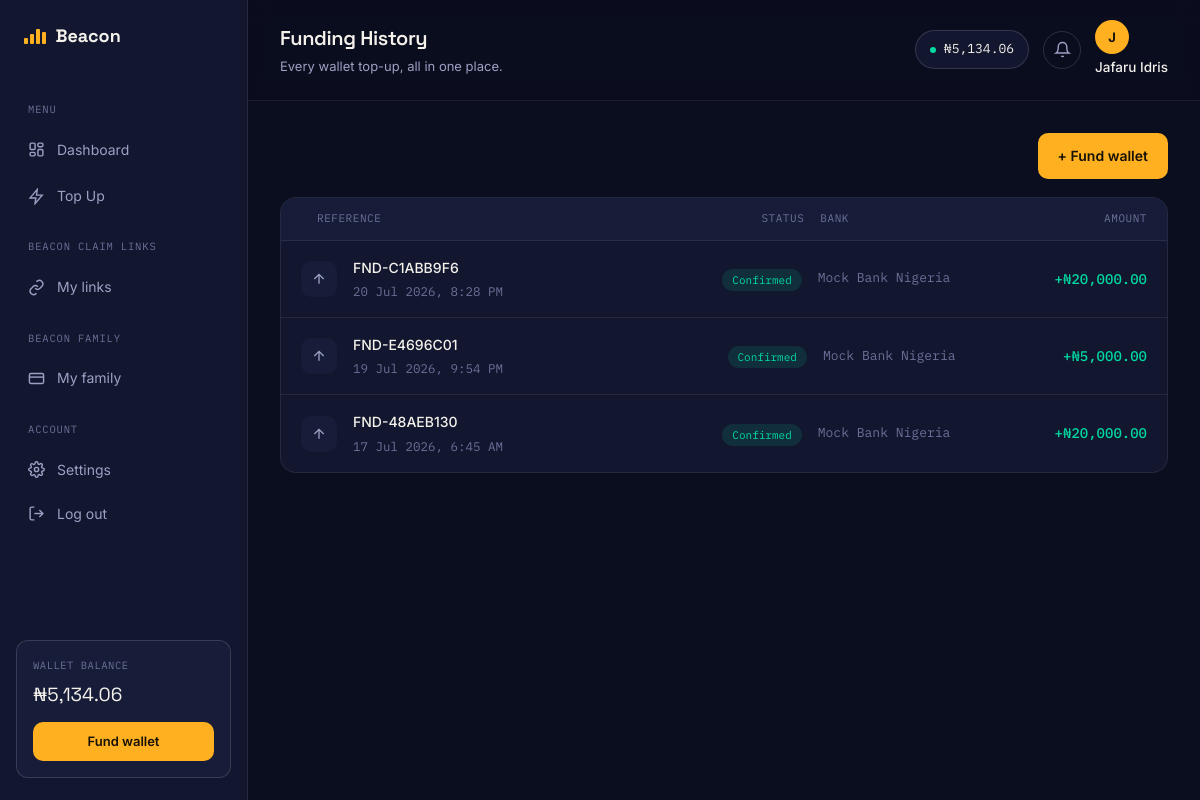
Page /wallet/history/ (signed in) on the earlier database version.
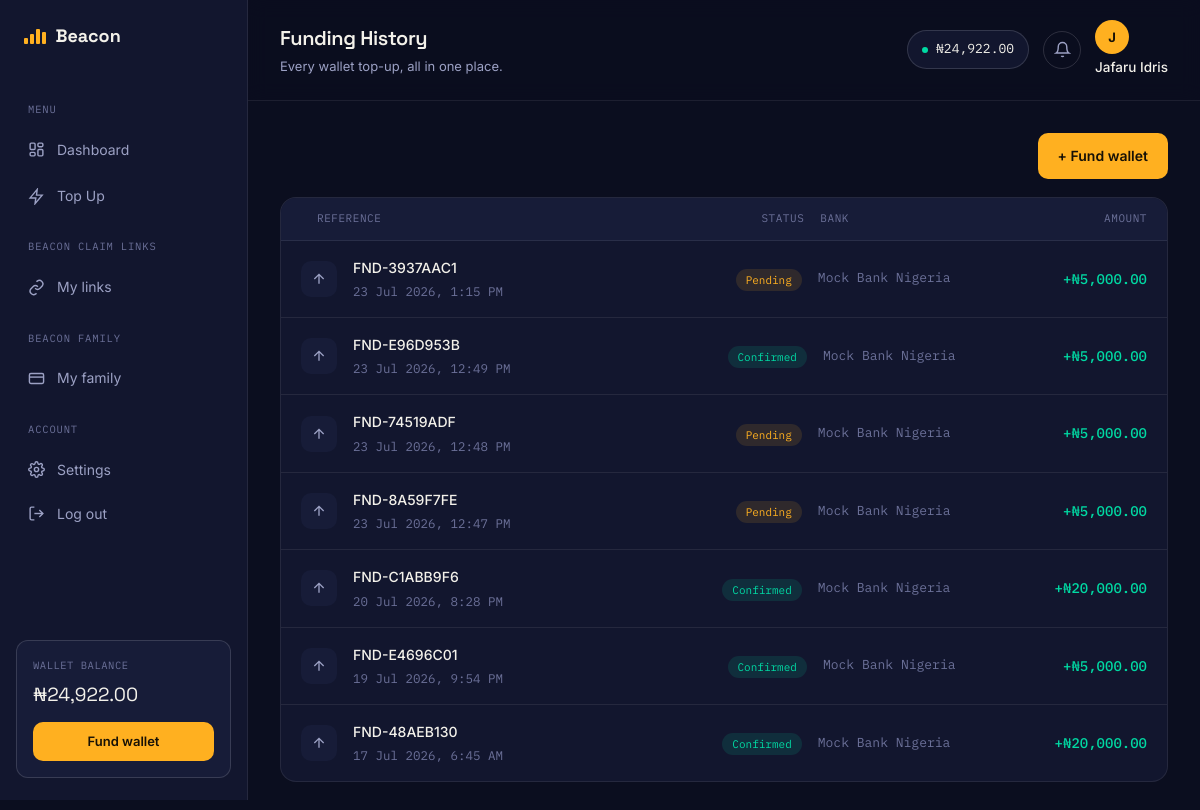
Same page on the later database version.
### authentication/models.py (models this page shows, shortened)
class User(AbstractUser):
    email = models.EmailField(unique=True)
    phone_number = models.CharField(max_length=20, blank=True)
    is_email_verified = models.BooleanField(default=False)
    email_verification_token = models.CharField(max_length=100, blank=True, null=True)
    password_reset_token = models.CharField(max_length=100, blank=True, null=True)
    password_reset_expires = models.DateTimeField(blank=True, null=True)
    referral_code = models.CharField(max_length=20, unique=True, blank=True, null=True)
    referred_by = models.ForeignKey('self', on_delete=models.SET_NULL, blank=True, null=True, related_name='referrals')
    date_joined = models.DateTimeField(auto_now_add=True)
    last_login_ip = models.GenericIPAddressField(blank=True, null=True)
    transaction_pin_hash = models.CharField(
        max_length=128,
        blank=True,
        null=True,
        help_text="Hashed transaction PIN"
    )
    USERNAME_FIELD = 'email'
    REQUIRED_FIELDS = ['username']
    class Meta:
        ordering = ['-date_joined']
    def get_full_name(self):
        if self.first_name or self.last_name:
            return f"{self.first_name} {self.last_name}".strip()
        return self.username

### wallet/models.py (models this page shows, shortened)
class Wallet(models.Model):
    user = models.OneToOneField(User, on_delete=models.CASCADE, related_name='wallet')
    balance = models.DecimalField(max_digits=12, decimal_places=2, default=0.00)
    total_funded = models.DecimalField(max_digits=12, decimal_places=2, default=0.00)
    total_spent = models.DecimalField(max_digits=12, decimal_places=2, default=0.00)
    is_active = models.BooleanField(default=True)
    created_at = models.DateTimeField(auto_now_add=True)
    updated_at = models.DateTimeField(auto_now=True)
    class Meta:
        verbose_name = 'Wallet'
        verbose_name_plural = 'Wallets'

class FundingRequest(models.Model):
    STATUS_CHOICES = [
        ('pending', 'Pending'),
        ('confirmed', 'Confirmed'),
        ('rejected', 'Rejected'),
        ('cancelled', 'Cancelled'),
    ]
    request_id = models.CharField(max_length=20, unique=True, editable=False)
    user = models.ForeignKey(User, on_delete=models.CASCADE, related_name='funding_requests')
    amount = models.DecimalField(max_digits=10, decimal_places=2)
    bank_name = models.CharField(max_length=100)
    account_name = models.CharField(max_length=200)
    account_number = models.CharField(max_length=20)
    reference_number = models.CharField(max_length=50, unique=True)
    status = models.CharField(max_length=20, choices=STATUS_CHOICES, default='pending')
    notes = models.TextField(blank=True)
    processed_at = models.DateTimeField(blank=True, null=True)
    created_at = models.DateTimeField(auto_now_add=True)
    class Meta:
        ordering = ['-created_at']

### wallet/views.py (the view)
# urls.py: path('history/', views.funding_history_view, name='funding_history'),
@login_required
def funding_history_view(request):
    fundings = FundingRequest.objects.filter(user=request.user)
    return render(request, 'wallet/funding_history.html', {'fundings': fundings})

### core/context_processors.py (called while the page is built)
def site_settings(request):
    return {
        'site_settings': SiteSettings.load(),
        'theme': request.session.get('theme', 'light'),
    }

def notifications_count(request):
    count = 0
    if request.user.is_authenticated:
        count = Notification.objects.filter(user=request.user, is_read=False).count()
    return {'unread_notifications': count}

### core/models.py (called while the page is built)
    @classmethod
    def load(cls):
        obj, created = cls.objects.get_or_create(pk=1)
        return obj

### templates/wallet/funding_history.html (shortened to what this page needs)
{% extends "base.html" %}
{% load static %}
{% load humanize %}
{% block page_title %}Funding History{% endblock %}
{% block page_subtitle %}<p>Every wallet top-up, all in one place.</p>{% endblock %}
{% block extra_head %}
<link rel="stylesheet" href="{% static 'css/transactions.css' %}">
{% endblock %}
{% block content %}
<div class="tx-toolbar">
  <a href="{% url 'wallet:fund' %}" class="btn btn-primary">+ Fund wallet</a>
</div>
<div class="tx-table full">
  <div class="tx-row head">
    <div>Reference</div>
    <div class="col-status">Status</div>
    <div>Bank</div>
    <div>Amount</div>
  </div>
  {% for fund in fundings %}
  <div class="tx-row">
    <div class="tx-icon">
      <svg viewBox="0 0 24 24" fill="none" stroke="currentColor" stroke-width="2"><path d="M12 19V5M5 12l7-7 7 7"/></svg>
    </div>
    <div class="tx-desc">
      <div class="t1">{{ fund.request_id }}</div>
      <div class="t2">{{ fund.created_at|date:"d M Y, g:i A" }}</div>
    </div>
    <div class="col-status">
      <span class="badge badge-{% if fund.status == 'confirmed' %}success{% elif fund.status == 'pending' %}pending{% else %}failed{% endif %}">
        {{ fund.get_status_display }}
      </span>
    </div>
    <div class="tx-balance">{{ fund.bank_name }}</div>
    <div class="tx-amount pos">+₦{{ fund.amount|intcomma }}</div>
  </div>
  {% endfor %}
</div>
{% endblock %}

### templates/base.html (shortened to what this page needs)
{% load static %}
{% load humanize %}
<!DOCTYPE html>
<html lang="en">
<head>
<link rel="stylesheet" href="{% static 'css/style.css' %}">
<link rel="stylesheet" href="{% static 'css/native.css' %}">
{% block extra_head %}{% endblock %}
</head>
<body{% block body_attrs %}{% endblock %}>
<div class="app-shell">
  <aside class="sidebar" id="sidebar">
    <div class="sidebar-top-row">
      <a href="{% url 'dashboard:index' %}" class="logo">
        <span class="bars"><span></span><span></span><span></span><span></span></span>
        Beacon
      </a>
    </div>
    <nav class="side-nav">
      <div class="nav-label">Menu</div>
      <a href="{% url 'dashboard:index' %}" class="nav-link {% if active_nav == 'dashboard' %}active{% endif %}">
        <svg viewBox="0 0 24 24" fill="none" stroke="currentColor" stroke-width="2"><rect x="3" y="3" width="7" height="9" rx="1.5"/><rect x="14" y="3" width="7" height="5" rx="1.5"/><rect x="14" y="12" width="7" height="9" rx="1.5"/><rect x="3" y="16" width="7" height="5" rx="1.5"/></svg>
        Dashboard
      </a>
      <a href="{% url 'services:list' %}" class="nav-link {% if active_nav == 'buy' %}active{% endif %}">
        <svg viewBox="0 0 24 24" fill="none" stroke="currentColor" stroke-width="2"><path d="M13 2L3 14h8l-1 8 10-12h-8l1-8z"/></svg>
        Top Up
      </a>
      <div class="nav-label">Beacon Claim Links</div>
      <a href="{% url 'links:my_links' %}" class="nav-link {% if active_nav == 'claims' %}active{% endif %}">
        <svg viewBox="0 0 24 24" fill="none" stroke="currentColor" stroke-width="2"><path d="M10 13a5 5 0 007 0l3-3a5 5 0 00-7-7l-1 1"/><path d="M14 11a5 5 0 00-7 0l-3 3a5 5 0 007 7l1-1"/></svg>
        My links
      </a>
      <div class="nav-label">Beacon Family</div>
      <a href="{% url 'beacon_family:list' %}" class="nav-link {% if active_nav == 'wallet' %}active{% endif %}">
        <svg viewBox="0 0 24 24" fill="none" stroke="currentColor" stroke-width="2"><rect x="2" y="5" width="20" height="14" rx="2"/><path d="M2 10h20"/></svg>
        My family
      </a>
      <div class="nav-label">Account</div>
      <a href="{% url 'accounts:settings' %}" class="nav-link {% if active_nav == 'settings' %}active{% endif %}">
        Settings
      </a>
      <form method="post" action="{% url 'accounts:logout' %}" class="logout-form">
        <button type="submit" class="nav-link nav-link-btn">
          <svg viewBox="0 0 24 24" fill="none" stroke="currentColor" stroke-width="2"><path d="M9 21H5a2 2 0 01-2-2V5a2 2 0 012-2h4"/><path d="M16 17l5-5-5-5"/><path d="M21 12H9"/></svg>
          Log out
        </button>
      </form>
    </nav>
    <div class="sidebar-wallet">
      <div class="label">Wallet balance</div>
      <div class="amount">₦{{ user.wallet.balance|intcomma }}</div>
      <a href="{% url 'wallet:fund' %}" class="btn btn-primary btn-sm">Fund wallet</a>
    </div>
  </aside>
  <div class="app-main">
    <header class="app-topbar">
      <div class="topbar-title">
        <h1>{% block page_title %}Dashboard{% endblock %}</h1>
        {% block page_subtitle %}{% endblock %}
      </div>
      <div class="topbar-actions">
        <div class="wallet-chip">
          <span class="dot"></span> ₦{{ user.wallet.balance|intcomma }}
        </div>
        <a href="{% url 'notifications:list' %}" class="icon-btn" aria-label="Notifications">
          <svg viewBox="0 0 24 24" fill="none" stroke="currentColor" stroke-width="2"><path d="M18 8a6 6 0 00-12 0c0 7-3 9-3 9h18s-3-2-3-9"/><path d="M13.7 21a2 2 0 01-3.4 0"/></svg>
        </a>
        <div class="user-chip">
          <a href="{% url 'accounts:profile' %}">
            <div class="avatar">{{ user.get_full_name|slice:":1"|default:"U" }}</div>
            <span class="uname">{{ user.get_full_name|default:"Account" }}</span>
          </a>
        </div>
      </div>
    </header>
    <main class="app-content">
      {% block content %}{% endblock %}
    </main>
  </div>
</div>
</body>
</html>

Differences in the rows shown:
changed User "Jafaru Idris": wallet.balance "5,134.06" → "24,922.00"
added FundingRequest: request_id "FND-3937AAC1", created_at "23 Jul 2026, 1:15 PM", status "Pending", bank_name "Mock Bank Nigeria", amount "5,000.00"
added FundingRequest: request_id "FND-E96D953B", created_at "23 Jul 2026, 12:49 PM", status "Confirmed", bank_name "Mock Bank Nigeria", amount "5,000.00"
added FundingRequest: request_id "FND-74519ADF", created_at "23 Jul 2026, 12:48 PM", status "Pending", bank_name "Mock Bank Nigeria", amount "5,000.00"
added FundingRequest: request_id "FND-8A59F7FE", created_at "23 Jul 2026, 12:47 PM", status "Pending", bank_name "Mock Bank Nigeria", amount "5,000.00"
